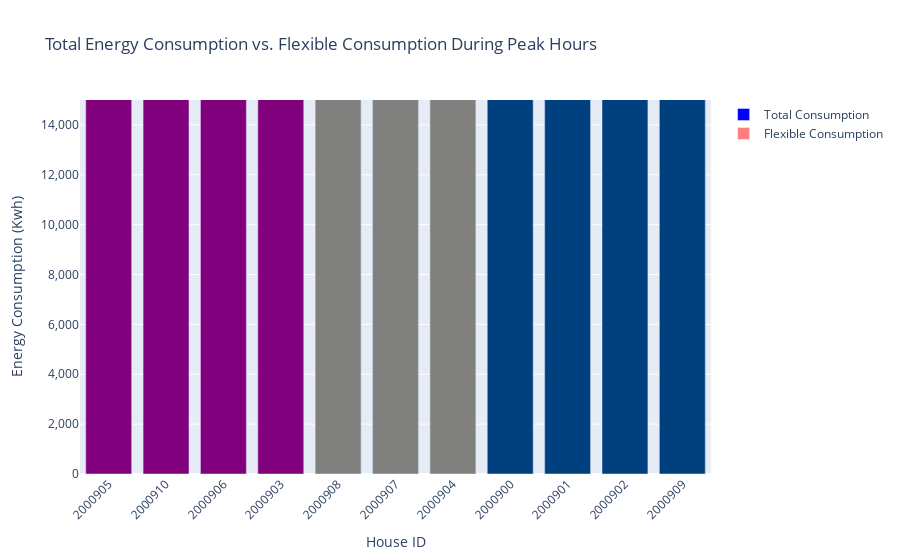

The notebook cell this image was saved under:
### Code cell
import pandas as pd
import plotly.graph_objects as go

# Load the Excel file for total energy consumption
excel_file_5 = pd.ExcelFile(r'D:\Grenoble_university\6_month_internship\working space\data\combined_1_year_data_with_flexibility.xlsx')

# Define the range of sheet numbers for total energy consumption
start_sheet_number = 2000900
end_sheet_number = 2000910  # Change the end sheet number to 2000910 for filtering

# Initialize total consumption dictionary
total_consumption = {}

# Iterate through the filtered range of sheet numbers for total energy consumption
for sheet_number in range(start_sheet_number, end_sheet_number + 1):
    sheet_name = str(sheet_number)
    if sheet_name in excel_file_5.sheet_names:
        # Read the sheet into a DataFrame
        df = excel_file_5.parse(sheet_name)
        
        # Check if 'Site consumption ()' is in the columns of the DataFrame
        if 'Site consumption ()' in df.columns:
            # Convert 'Site consumption ()' column to numeric (ignore errors)
            df['Site consumption ()'] = pd.to_numeric(df['Site consumption ()'], errors='coerce')
            # Calculate the sum for 'Site consumption ()' column
            sum_for_site_consumption = df['Site consumption ()'].sum()
            total_consumption[sheet_name] = sum_for_site_consumption
        else:
            # Sum up all numeric columns
            sum_for_devices = df.iloc[1:].drop(columns=['Weekday', 'date']).sum().sum()
            total_consumption[sheet_name] = sum_for_devices
    else:
        print(f"Sheet {sheet_name} not found in the Excel file.")

# Convert total consumption dictionary to DataFrame
total_consumption_df = pd.DataFrame.from_dict(total_consumption, orient='index', columns=['Total Consumption'])

# Read the Excel file into a dictionary of DataFrames for energy flexibility during peak hours
combined_data_dict_5 = pd.read_excel(r'D:\Grenoble_university\6_month_internship\working space\data\combined_1_year_data_with_flexibility.xlsx', sheet_name=None)

# Define the time range for calculation (8 am - 10 am and 6 pm - 10 pm)
start_time_morning = pd.Timestamp('08:00:00').time()
end_time_morning = pd.Timestamp('10:00:00').time()
start_time_evening = pd.Timestamp('18:00:00').time()
end_time_evening = pd.Timestamp('22:00:00').time()

# Initialize lists to store total morning and evening flexible consumption
total_flex_consumption = []

# Iterate over each sheet and perform the filtering and calculation for energy flexibility during peak hours
for sheet_name, df in combined_data_dict_5.items():
    # Filter sheets within the specified range
    if int(sheet_name) < start_sheet_number or int(sheet_name) > end_sheet_number:
        continue
    
    # Filter rows to include only flexible devices (second row)
    flexibility_row = df.iloc[0] == 'flexible'
    flexible_devices_df = df.loc[:, flexibility_row]

    # Convert 'date' column to datetime format
    df['date'] = pd.to_datetime(df['date'])

    # Filter rows based on time range and calculate sum for morning and evening
    morning_sum = flexible_devices_df[
        (df['date'].dt.time >= start_time_morning) & 
        (df['date'].dt.time <= end_time_morning)
    ].sum().sum()

    evening_sum = flexible_devices_df[
        (df['date'].dt.time >= start_time_evening) & 
        (df['date'].dt.time <= end_time_evening)
    ].sum().sum()

    # Append total morning and evening sums to list
    total_flex_consumption.append(morning_sum + evening_sum)

# Create a DataFrame to store the flexible consumption data
flex_consumption_df = pd.DataFrame({
    'House ID': list(combined_data_dict_5.keys())[:len(total_flex_consumption)],
    'Total Flexible Consumption': total_flex_consumption
})

# Merge the total consumption and flexible consumption DataFrames
merged_df = total_consumption_df.merge(flex_consumption_df, left_index=True, right_on='House ID')

# Define flexibility thresholds
high_threshold = merged_df['Total Flexible Consumption'].quantile(0.66)
low_threshold = merged_df['Total Flexible Consumption'].quantile(0.33)

# Categorize flexibility potential
def categorize_flexibility(value):
    if value >= high_threshold:
        return 'High'
    elif value >= low_threshold:
        return 'Average'
    else:
        return 'Low'

merged_df['Flexibility Category'] = merged_df['Total Flexible Consumption'].apply(categorize_flexibility)

# Define colors based on flexibility categories
color_map = {
    'High': 'green',
    'Average': 'yellow',
    'Low': 'red'
}

merged_df['Color'] = merged_df['Flexibility Category'].map(color_map)

# Sort DataFrame by Total Flexible Consumption
merged_df = merged_df.sort_values(by='Total Flexible Consumption')

# Create a figure
fig = go.Figure()

# Add bars for total consumption
fig.add_trace(go.Bar(
    x=merged_df['House ID'],
    y=merged_df['Total Consumption'],
    name='Total Consumption',
    marker_color='blue'
))

# Add bars for flexible consumption with colors based on flexibility category
fig.add_trace(go.Bar(
    x=merged_df['House ID'],
    y=merged_df['Total Flexible Consumption'],
    name='Flexible Consumption',
    marker=dict(color=merged_df['Color']),
    opacity=0.5
))

# Update layout with appropriate y-axis range and formatting
fig.update_layout(
    title='Total Energy Consumption vs. Flexible Consumption During Peak Hours',
    xaxis_title='House ID',
    yaxis_title='Energy Consumption (Kwh)',
    yaxis=dict(
        tickformat=',.0f',  # Use comma as a thousand separator
        range=[0, 15000]   # Set y-axis range to a maximum of 15,000
    ),
    barmode='overlay',
    xaxis_tickangle=-45
)

# Show the figure
fig.show()

### Figure 1 — Plotly figure (JSON) as saved in the notebook; plotly's stock layout.template omitted (floating-point values rounded to 4 significant figures)
{"data": [{"marker": {"color": "blue"}, "name": "Total Consumption", "type": "bar", "x": ["2000905", "2000910", "2000906", "2000903", "2000908", "2000907", "2000904", "2000900", "2000901", "2000902", "2000909"], "y": [2644347, 2289067, 3356984, 4408269, 3480698, 6148312, 10185746, 5433955, 4661350, 1929643, 9416947]}, {"marker": {"color": ["red", "red", "red", "red", "yellow", "yellow", "yellow", "green", "green", "green", "green"]}, "name": "Flexible Consumption", "opacity": 0.5, "type": "bar", "x": ["2000905", "2000910", "2000906", "2000903", "2000908", "2000907", "2000904", "2000900", "2000901", "2000902", "2000909"], "y": [143336, 277121, 289683, 437351, 533542, 548115, 609050, 731811, 832062, 1062147, 1957885]}], "layout": {"barmode": "overlay", "title": {"text": "Total Energy Consumption vs. Flexible Consumption During Peak Hours"}, "xaxis": {"tickangle": -45, "title": {"text": "House ID"}}, "yaxis": {"range": [0, 15000], "tickformat": ",.0f", "title": {"text": "Energy Consumption (Kwh)"}}}}
